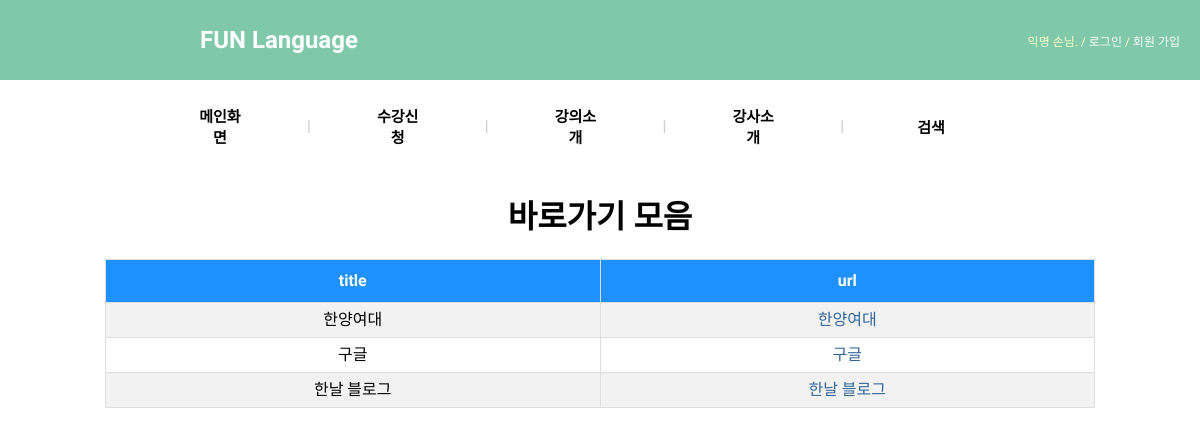
Screenshot of /bookmark/ with the database file from the repository.
### bookmark/models.py (models this page shows, shortened)
class Bookmark(models.Model):
    title = models.CharField(max_length=100, blank=True, null=True)
    url = models.URLField('url', unique=True)   # 'url'은 Field.verbose_name(별칭)

### bookmark/views.py (the view)
class BookmarkLV(ListView):
    model = Bookmark

### bookmark/templates/bookmark/bookmark_list.html (shortened to what this page needs)
{% extends "base.html" %}
{% load staticfiles %}
{% block extrastyle %}{% static "css/tabular.css" %}{% endblock %}
{% block content %}
    <div id="content">
        <h1 class="centered">바로가기 모음</h1>
        <table id="tbl" >
            <tr>
                <th>title</th>
                <th>url</th>
            </tr>
            {% for bookmark in object_list %}
                <tr>
                    <td>{{ bookmark.title }}</td>
                    <td>
                        <a href="{% url 'bookmark:detail' bookmark.id %}">
                            {{ bookmark.title }}
                        </a>
                    </td>
                </tr>
            {% endfor %}
        </table>
    </div>
{% endblock %}

### static/css/base.css (style rules this page uses)
body { font-family: 'Sunflower', sans-serif; font-size: 16px; }
div#content { position: absolute; top: 72px; left: 50px; right: 50px; }
a:link, a:visited { color: #369; text-decoration: none; }
table { border-collapse: collapse; }
td, th { line-height: 18px; border: 1px solid #eee; padding: 5px 15px; }

### static/css/tabular.css (style rules this page uses)
#tbl { border-collapse: collapse; width: 90%; margin: auto; }
#tbl td, #tbl th { border: 1px solid #ddd; padding: 8px; vertical-align: middle; text-align: center; }
#tbl tr:nth-child(even) { background-color: #f2f2f2; }
#tbl th { padding-top: 12px; padding-bottom: 12px; background-color: dodgerblue; color: white; }
.centered { text-align: center; }
div#content { position: absolute; top: 170px; }

### rows the page displays
Bookmark: title "한양여대"
Bookmark: title "구글"
Bookmark: title "한날 블로그"
